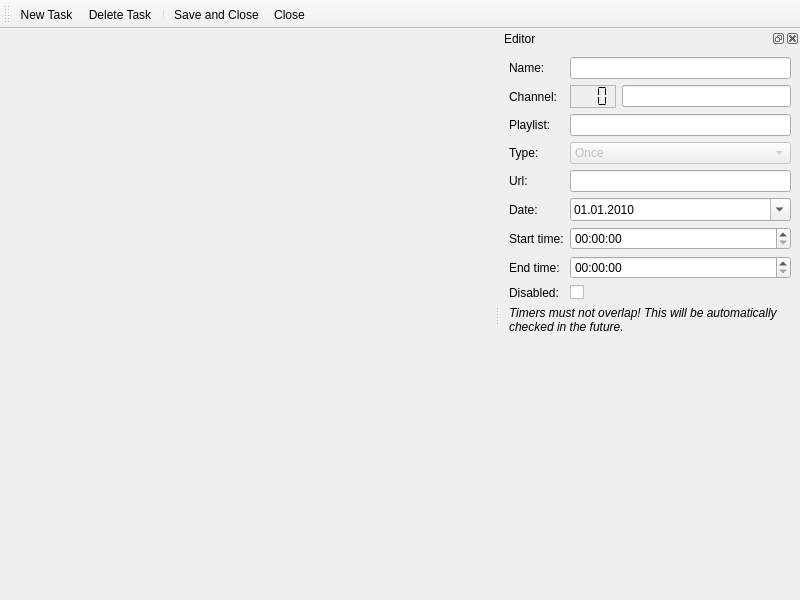
<?xml version="1.0" encoding="UTF-8"?>
<ui version="4.0">
 <class>TimersEdit</class>
 <widget class="QMainWindow" name="TimersEdit">
  <property name="geometry">
   <rect>
    <x>0</x>
    <y>0</y>
    <width>800</width>
    <height>600</height>
   </rect>
  </property>
  <property name="windowTitle">
   <string>Timers</string>
  </property>
  <property name="windowIcon">
   <iconset>
    <normaloff>:/icons/48x48/timer.png</normaloff>:/icons/48x48/timer.png</iconset>
  </property>
  <property name="toolButtonStyle">
   <enum>Qt::ToolButtonIconOnly</enum>
  </property>
  <widget class="QWidget" name="centralwidget">
   <layout class="QVBoxLayout" name="verticalLayout">
    <property name="margin">
     <number>0</number>
    </property>
    <item>
     <widget class="QStackedWidget" name="mainWidget">
      <property name="currentIndex">
       <number>0</number>
      </property>
      <widget class="QWidget" name="pageMain">
       <layout class="QVBoxLayout" name="verticalLayout_2">
        <item>
         <widget class="TimersDisplayWidget" name="timersWidget" native="true"/>
        </item>
       </layout>
      </widget>
      <widget class="QWidget" name="pageNew">
       <layout class="QVBoxLayout" name="verticalLayout_3">
        <item>
         <widget class="QPushButton" name="buttonCreate">
          <property name="text">
           <string>Create</string>
          </property>
          <property name="icon">
           <iconset resource="../../../data/icons.qrc">
            <normaloff>:/icons/24x24/add.png</normaloff>:/icons/24x24/add.png</iconset>
          </property>
          <property name="iconSize">
           <size>
            <width>24</width>
            <height>24</height>
           </size>
          </property>
         </widget>
        </item>
        <item>
         <layout class="QHBoxLayout" name="layoutName">
          <item>
           <widget class="QLabel" name="labelNameNew">
            <property name="text">
             <string>Name:</string>
            </property>
           </widget>
          </item>
          <item>
           <widget class="QLineEdit" name="editNameNew"/>
          </item>
         </layout>
        </item>
        <item>
         <widget class="QLabel" name="labelNew">
          <property name="text">
           <string>Select a channel from the list below:</string>
          </property>
         </widget>
        </item>
        <item>
         <widget class="PlaylistDisplayWidget" name="playlistWidget" native="true"/>
        </item>
       </layout>
      </widget>
     </widget>
    </item>
   </layout>
  </widget>
  <widget class="QToolBar" name="toolBar">
   <property name="iconSize">
    <size>
     <width>24</width>
     <height>24</height>
    </size>
   </property>
   <property name="toolButtonStyle">
    <enum>Qt::ToolButtonIconOnly</enum>
   </property>
   <attribute name="toolBarArea">
    <enum>TopToolBarArea</enum>
   </attribute>
   <attribute name="toolBarBreak">
    <bool>false</bool>
   </attribute>
   <addaction name="actionNew"/>
   <addaction name="actionDelete"/>
   <addaction name="separator"/>
   <addaction name="actionSave"/>
   <addaction name="actionClose"/>
  </widget>
  <widget class="QDockWidget" name="editor">
   <property name="minimumSize">
    <size>
     <width>300</width>
     <height>318</height>
    </size>
   </property>
   <property name="windowIcon">
    <iconset resource="../../../data/icons.qrc">
     <normaloff>:/icons/24x24/timer.png</normaloff>:/icons/24x24/timer.png</iconset>
   </property>
   <property name="windowTitle">
    <string>Editor</string>
   </property>
   <attribute name="dockWidgetArea">
    <number>2</number>
   </attribute>
   <widget class="QWidget" name="dockWidgetContents">
    <layout class="QGridLayout" name="gridLayout">
     <item row="0" column="0">
      <widget class="QLabel" name="labelName">
       <property name="text">
        <string>Name:</string>
       </property>
      </widget>
     </item>
     <item row="1" column="0">
      <widget class="QLabel" name="labelChannel">
       <property name="text">
        <string>Channel:</string>
       </property>
      </widget>
     </item>
     <item row="2" column="0">
      <widget class="QLabel" name="labelPlaylist">
       <property name="text">
        <string>Playlist:</string>
       </property>
      </widget>
     </item>
     <item row="5" column="0">
      <widget class="QLabel" name="labelDate">
       <property name="text">
        <string>Date:</string>
       </property>
      </widget>
     </item>
     <item row="6" column="0">
      <widget class="QLabel" name="labelStartTime">
       <property name="text">
        <string>Start time:</string>
       </property>
      </widget>
     </item>
     <item row="7" column="0">
      <widget class="QLabel" name="labelEndTime">
       <property name="text">
        <string>End time:</string>
       </property>
      </widget>
     </item>
     <item row="0" column="1">
      <widget class="QLineEdit" name="editName"/>
     </item>
     <item row="5" column="1">
      <widget class="QDateEdit" name="editDate">
       <property name="date">
        <date>
         <year>2010</year>
         <month>1</month>
         <day>1</day>
        </date>
       </property>
       <property name="displayFormat">
        <string>dd.MM.yyyy</string>
       </property>
       <property name="calendarPopup">
        <bool>true</bool>
       </property>
      </widget>
     </item>
     <item row="6" column="1">
      <widget class="QTimeEdit" name="editStartTime">
       <property name="displayFormat">
        <string>hh:mm:ss</string>
       </property>
      </widget>
     </item>
     <item row="7" column="1">
      <widget class="QTimeEdit" name="editEndTime">
       <property name="displayFormat">
        <string>hh:mm:ss</string>
       </property>
      </widget>
     </item>
     <item row="11" column="1">
      <spacer name="verticalSpacer">
       <property name="orientation">
        <enum>Qt::Vertical</enum>
       </property>
       <property name="sizeHint" stdset="0">
        <size>
         <width>20</width>
         <height>40</height>
        </size>
       </property>
      </spacer>
     </item>
     <item row="9" column="0">
      <widget class="QLabel" name="labelDisabled">
       <property name="text">
        <string>Disabled:</string>
       </property>
      </widget>
     </item>
     <item row="9" column="1">
      <widget class="QCheckBox" name="checkBoxDisabled"/>
     </item>
     <item row="4" column="1">
      <widget class="QLineEdit" name="editUrl">
       <property name="readOnly">
        <bool>true</bool>
       </property>
      </widget>
     </item>
     <item row="4" column="0">
      <widget class="QLabel" name="labelUrl">
       <property name="text">
        <string>Url:</string>
       </property>
      </widget>
     </item>
     <item row="3" column="0">
      <widget class="QLabel" name="labelType">
       <property name="text">
        <string>Type:</string>
       </property>
      </widget>
     </item>
     <item row="3" column="1">
      <widget class="QComboBox" name="editType">
       <property name="enabled">
        <bool>false</bool>
       </property>
       <item>
        <property name="text">
         <string>Once</string>
        </property>
       </item>
       <item>
        <property name="text">
         <string>Daily</string>
        </property>
       </item>
       <item>
        <property name="text">
         <string>Weekly</string>
        </property>
       </item>
      </widget>
     </item>
     <item row="1" column="1">
      <layout class="QHBoxLayout" name="layoutChannel">
       <item>
        <widget class="QLCDNumber" name="editNum">
         <property name="maximumSize">
          <size>
           <width>16777215</width>
           <height>32</height>
          </size>
         </property>
         <property name="frameShape">
          <enum>QFrame::StyledPanel</enum>
         </property>
         <property name="lineWidth">
          <number>0</number>
         </property>
         <property name="numDigits">
          <number>3</number>
         </property>
         <property name="segmentStyle">
          <enum>QLCDNumber::Flat</enum>
         </property>
        </widget>
       </item>
       <item>
        <widget class="QLineEdit" name="editChannel">
         <property name="readOnly">
          <bool>true</bool>
         </property>
        </widget>
       </item>
      </layout>
     </item>
     <item row="2" column="1">
      <widget class="QLineEdit" name="editPlaylist">
       <property name="readOnly">
        <bool>true</bool>
       </property>
      </widget>
     </item>
     <item row="10" column="0" colspan="2">
      <widget class="QLabel" name="labelInfo">
       <property name="text">
        <string>&lt;i&gt;Timers must not overlap! This will be automatically checked in the future.&lt;/i&gt;</string>
       </property>
       <property name="wordWrap">
        <bool>true</bool>
       </property>
      </widget>
     </item>
    </layout>
   </widget>
  </widget>
  <action name="actionNew">
   <property name="icon">
    <iconset resource="../../../data/icons.qrc">
     <normaloff>:/icons/24x24/add.png</normaloff>:/icons/24x24/add.png</iconset>
   </property>
   <property name="text">
    <string>New Task</string>
   </property>
  </action>
  <action name="actionDelete">
   <property name="icon">
    <iconset resource="../../../data/icons.qrc">
     <normaloff>:/icons/24x24/remove.png</normaloff>:/icons/24x24/remove.png</iconset>
   </property>
   <property name="text">
    <string>Delete Task</string>
   </property>
  </action>
  <action name="actionSave">
   <property name="icon">
    <iconset resource="../../../data/icons.qrc">
     <normaloff>:/icons/24x24/save.png</normaloff>:/icons/24x24/save.png</iconset>
   </property>
   <property name="text">
    <string>Save and Close</string>
   </property>
   <property name="toolTip">
    <string>Save and Close</string>
   </property>
  </action>
  <action name="actionClose">
   <property name="icon">
    <iconset resource="../../../data/icons.qrc">
     <normaloff>:/icons/24x24/close.png</normaloff>:/icons/24x24/close.png</iconset>
   </property>
   <property name="text">
    <string>Close</string>
   </property>
   <property name="toolTip">
    <string>Close</string>
   </property>
  </action>
 </widget>
 <customwidgets>
  <customwidget>
   <class>PlaylistDisplayWidget</class>
   <extends>QWidget</extends>
   <header>ui/playlist/PlaylistDisplayWidget.h</header>
   <container>1</container>
  </customwidget>
  <customwidget>
   <class>TimersDisplayWidget</class>
   <extends>QWidget</extends>
   <header>ui/recorder/TimersDisplayWidget.h</header>
   <container>1</container>
  </customwidget>
 </customwidgets>
 <resources>
  <include location="../../../data/icons.qrc"/>
 </resources>
 <connections/>
</ui>
